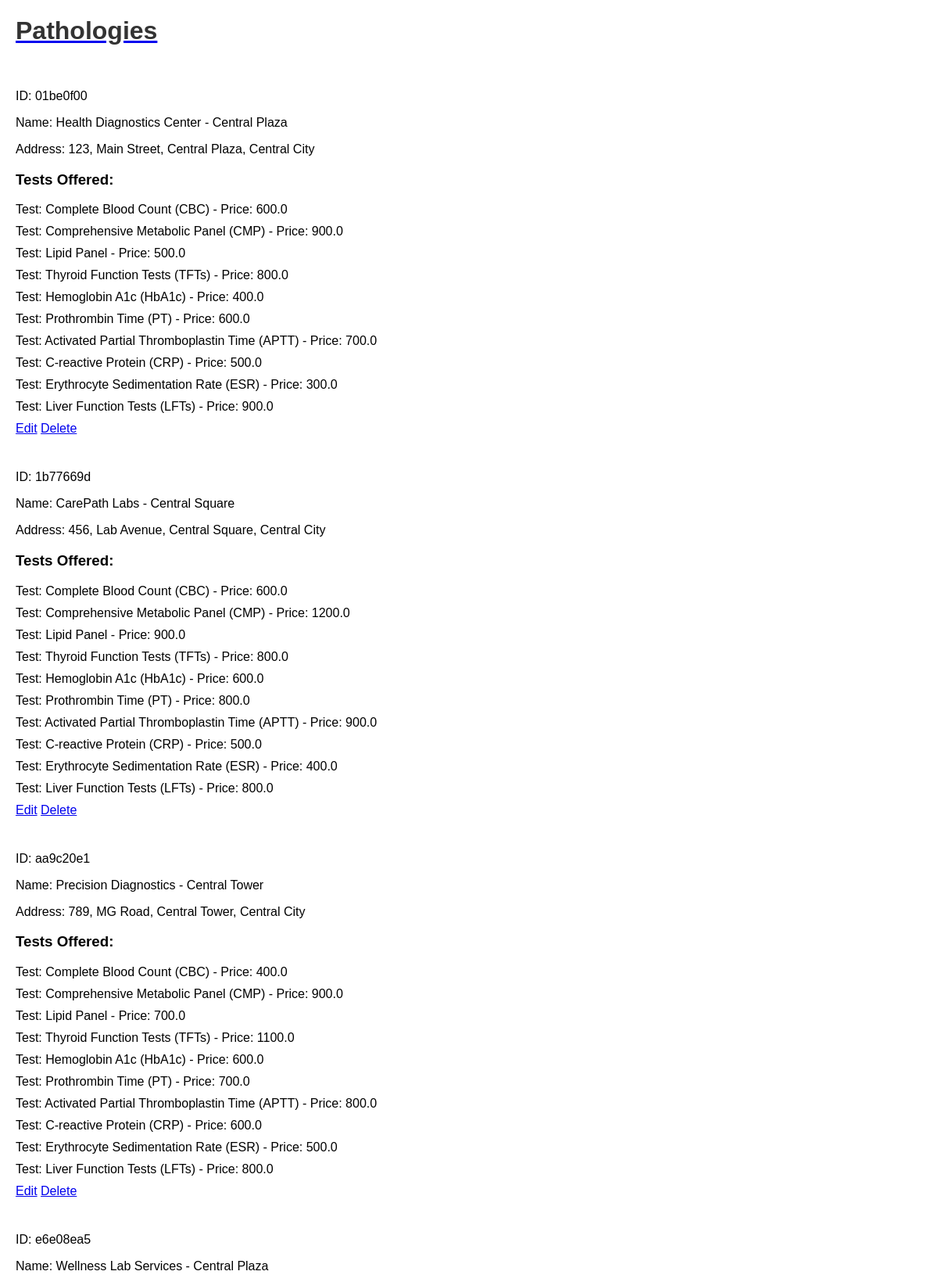
Page /admin_index (upper part) on the committed database.
### models.py (models this page shows, shortened)
class Pathology(db.Model):
    id = db.Column(db.Integer, primary_key=True)
    unique_id = db.Column(db.String(10), unique=True, nullable=False)
    name = db.Column(db.String(255), nullable=False)
    area = db.Column(db.String(255), nullable=False)
    address = db.Column(db.String(255), nullable=True)
    password = db.Column(db.String(60), nullable=False)
    tests = db.relationship('Test', secondary='pathology_test', back_populates='pathologies')
    test_prices = db.relationship('PathologyTestPrice', back_populates='pathology')

class PathologyTestPrice(db.Model):
    id = db.Column(db.Integer, primary_key=True)
    pathology_id = db.Column(db.Integer, db.ForeignKey('pathology.id'), nullable=False)
    test_id = db.Column(db.Integer, db.ForeignKey('test.id'), nullable=False)
    price = db.Column(db.Float, nullable=False)
    pathology = db.relationship('Pathology', back_populates='test_prices')
    test = db.relationship('Test', back_populates='test_prices')

class Test(db.Model):
    id = db.Column(db.Integer, primary_key=True)
    name = db.Column(db.String(255), nullable=False, unique=True)
    pathologies = db.relationship('Pathology', secondary='pathology_test', back_populates='tests')
    test_prices = db.relationship('PathologyTestPrice', back_populates='test')

### app.py (the view)
@app.route('/admin_index')
def index():
    pathologies = Pathology.query.all()
    tests = Test.query.all()
    test_dict = {test.id: test for test in tests}
    return render_template('index.html', pathologies=pathologies,tests=tests,test_dict=test_dict)

### templates/index.html (shortened to what this page needs)
<!DOCTYPE html>
<html lang="en">
<head>
    <link rel="stylesheet" href="{{ url_for('static', filename='css/style.css') }}">
</head>
<body>
    <a href="/"><h1>Pathologies</h1></a>
    <ul>
        {% if pathologies %}
        {% for pathology in pathologies %}
        <li>
            <br>
            <p>ID: {{ pathology.unique_id }}</p>
            <p>Name: {{ pathology.name }} - {{ pathology.area }}</p>
            <p>Address: {{ pathology.address if pathology.address else 'N/A' }}</p>
            <h3>Tests Offered:</h3>
            <ul>
                {% for test_price in pathology.test_prices %}
                {% set test = test_dict.get(test_price.test_id) %}
                <li>
                    Test: {{ test.name if test else 'N/A' }} - Price: {{ test_price.price }}
                </li>
                {% endfor %}
            </ul>
            <a href="{{ url_for('edit_pathology', pathology_id=pathology.id) }}">Edit</a>
            <a href="{{ url_for('delete_pathology', pathology_id=pathology.id) }}">Delete</a>
        </li>
        {% endfor %}
        {% else %}
        <p>No pathologies available.</p>
        {% endif %}
    </ul>
</body>
</html>

### static/css/style.css (style rules this page uses)
body { font-family: Arial, sans-serif; margin: 20px; }
h1 { color: #333; }
ul { list-style-type: none; padding: 0; }
li { margin-bottom: 10px; }

### rows in the picture
Pathology: unique_id "01be0f00", name "Health Diagnostics Center", area "Central Plaza", address "123, Main Street, Central Plaza, Central City"
PathologyTestPrice: price "600.0"
Test: name "Complete Blood Count (CBC)"
PathologyTestPrice: price "900.0"
Test: name "Comprehensive Metabolic Panel (CMP)"
PathologyTestPrice: price "500.0"
Test: name "Lipid Panel"
PathologyTestPrice: price "800.0"
Test: name "Thyroid Function Tests (TFTs)"
PathologyTestPrice: price "400.0"
Test: name "Hemoglobin A1c (HbA1c)"
PathologyTestPrice: price "600.0"
Test: name "Prothrombin Time (PT)"
PathologyTestPrice: price "700.0"
Test: name "Activated Partial Thromboplastin Time (APTT)"
PathologyTestPrice: price "500.0"
Test: name "C-reactive Protein (CRP)"
PathologyTestPrice: price "300.0"
Test: name "Erythrocyte Sedimentation Rate (ESR)"
PathologyTestPrice: price "900.0"
Test: name "Liver Function Tests (LFTs)"
Pathology: unique_id "1b77669d", name "CarePath Labs", area "Central Square", address "456, Lab Avenue, Central Square, Central City"
PathologyTestPrice: price "600.0"
PathologyTestPrice: price "1200.0"
PathologyTestPrice: price "900.0"
PathologyTestPrice: price "800.0"
PathologyTestPrice: price "600.0"
PathologyTestPrice: price "800.0"
PathologyTestPrice: price "900.0"
PathologyTestPrice: price "500.0"
PathologyTestPrice: price "400.0"
PathologyTestPrice: price "800.0"
Pathology: unique_id "aa9c20e1", name "Precision Diagnostics", area "Central Tower", address "789, MG Road, Central Tower, Central City"
PathologyTestPrice: price "400.0"
PathologyTestPrice: price "900.0"
PathologyTestPrice: price "700.0"
PathologyTestPrice: price "1100.0"
PathologyTestPrice: price "600.0"
PathologyTestPrice: price "700.0"
PathologyTestPrice: price "800.0"
PathologyTestPrice: price "600.0"
PathologyTestPrice: price "500.0"
PathologyTestPrice: price "800.0"
Pathology: unique_id "e6e08ea5", name "Wellness Lab Services", area "Central Plaza"
